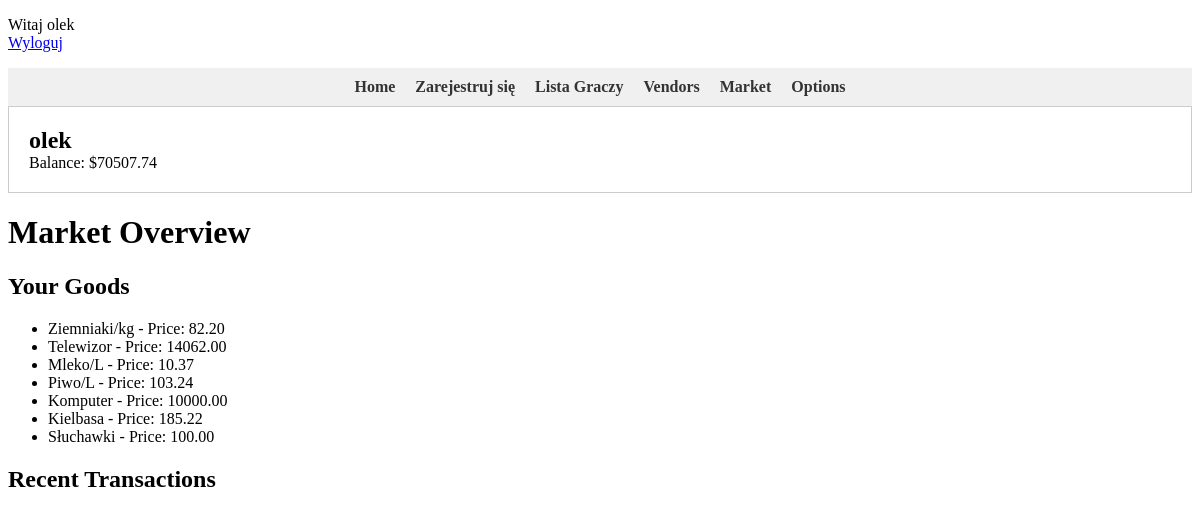
The app's page /market/ (signed in) with its own data.
### SimGame/models.py (models this page shows, shortened)
class Balance(models.Model):
    user = models.OneToOneField(User, on_delete=models.CASCADE)
    amount = models.DecimalField(max_digits=10, decimal_places=2)

class Goods(models.Model):
    name = models.CharField(max_length=64)
    price = models.DecimalField(max_digits=10, decimal_places=2)
    cumulative_demand = models.IntegerField(default=0)

### SimGame/views.py (the view)
# urls.py: path('market/',views.MarketView.as_view(), name='market'),
class MarketView(LoginRequiredMixin, View):
    template_name = 'marketplace.html'
    login_url = '/login/'
    def get(self, request):
        goods_list = Goods.objects.all()
        transactions = Transaction.objects.filter(user=request.user).order_by('-date')
        context = {'goods_list': goods_list, 'transactions': transactions}
        return render(request, self.template_name, context)

### templates/marketplace.html (shortened to what this page needs)
{% extends 'base.html' %}
{% block content%}
<h1>Market Overview</h1>
<h2>Your Goods</h2>
<ul>
    {% for goodss in goods_list %}
    <li>{{ goodss.name }} - Price: {{ goodss.price }}</li>
    {% endfor %}
</ul>
<h2>Recent Transactions</h2>
{% endblock %}

### templates/user_panel.html
<p>
{% if user.is_authenticated %}
    Witaj {{ user.username }}<br>
    <a href="{% url 'logout' %}">Wyloguj</a>
{% else %}
    <a href="{% url 'login' %}">Zaloguj</a>
    <a href="{% url 'register' %}">rejestracja</a>
{% endif %}
 </p>

### templates/player_stats.html (shortened to what this page needs)
    <div class="user-box">
        <h2>{{ user.username }}</h2>
        <p>Balance: ${{ user.balance.amount }}</p>
    </div>

### templates/player_stats.html (style rules this page uses)
.user-box { border: 1px solid #ccc; padding: 20px; margin-bottom: 20px; }
.user-box h2 { margin: 0; }
.user-box p { margin: 0; }

### records on screen
Goods: name "Ziemniaki/kg", price "82.20"
Goods: name "Telewizor", price "14062.00"
Goods: name "Mleko/L", price "10.37"
Goods: name "Piwo/L", price "103.24"
Goods: name "Komputer", price "10000.00"
Goods: name "Kielbasa", price "185.22"
Goods: name "Słuchawki", price "100.00"

### other values on screen
{{ user.username }} "olek"
{{ user.balance.amount }} "70507.74"
